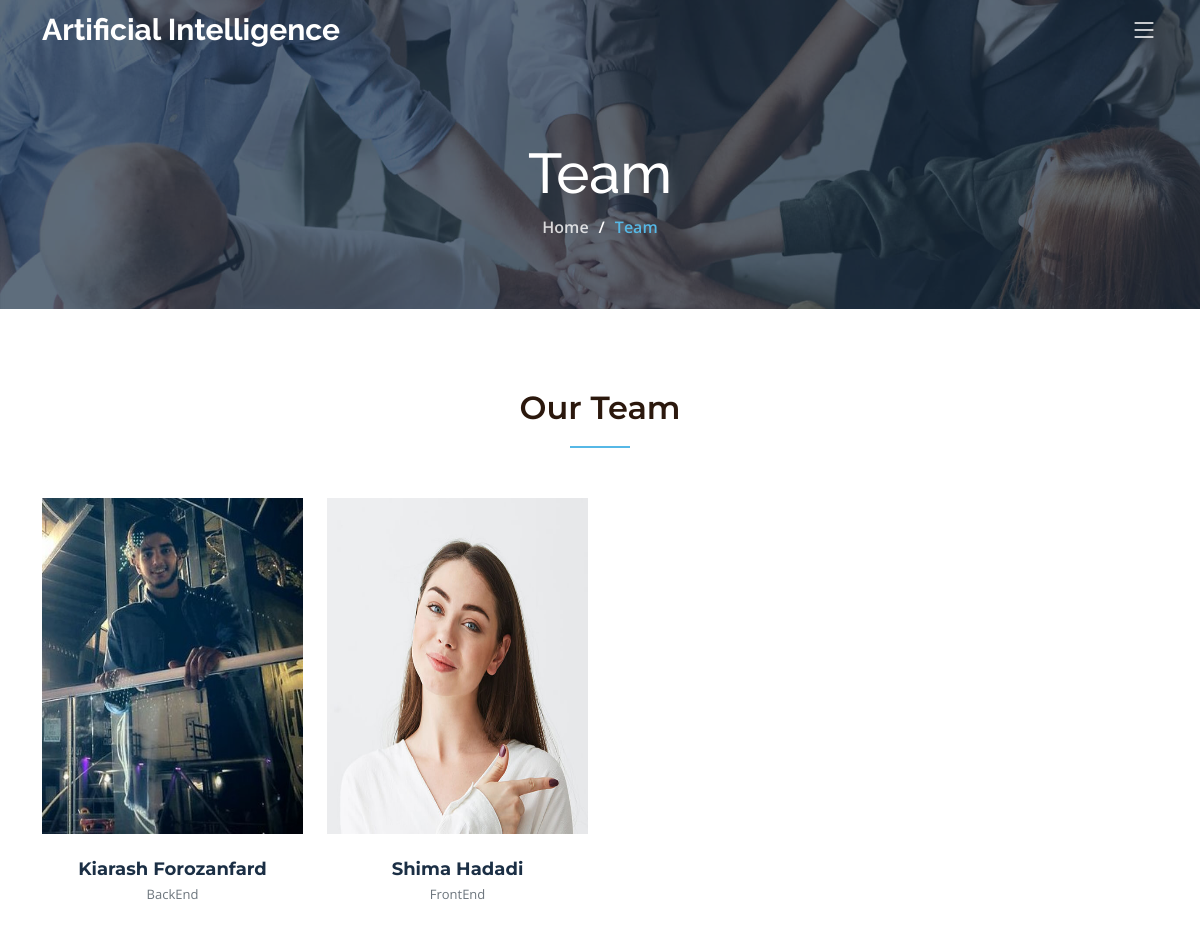
The app's page /team with its own data.
### home/models.py (models this page shows, shortened)
class Profile(models.Model):
    user = models.OneToOneField(User, on_delete=models.CASCADE, related_name='profiles')
    image = models.ImageField(upload_to='profile_images/')
    about_me = models.TextField()
    skills = models.CharField(max_length=50, choices=SKILLS_CHOICES)
    linkedin = models.URLField(max_length=200, blank=True, null=True)
    telegram = models.CharField(max_length=50, blank=True, null=True)
    whatsapp = models.CharField(max_length=20, blank=True, null=True)
    gmail = models.EmailField(max_length=100, blank=True, null=True)
    created_at = models.DateTimeField(auto_now_add=True)
    birthday = BirthdayField()
    objects = BirthdayManager()

### home/views.py (the view)
# urls.py: path('team', TeamClassView.as_view(), name='team'),  # this is rendering team page
class TeamClassView(TemplateView):
    template_name = 'team.html'
    def get_context_data(self, **kwargs):
        context = super().get_context_data(**kwargs)
        context['data'] = Profile.objects.all()
        return context

### context_processors/contex_processors.py (called while the page is built)
def recent_articles(request):
    recent_articles = Article.objects.order_by('-updated_at')
    our_service = OurService.objects.all()
    return {'recent_article': recent_articles, 'our_service': our_service}

### templates/team.html (shortened to what this page needs)
{% extends 'base.html' %}
{% load static %}
{% block contact %}
    <main id="main">
        <div class="breadcrumbs d-flex align-items-center" style="background-image: url('{% static 'assets/img/team-header.jpg' %}');">
            <div class="container position-relative d-flex flex-column align-items-center">
                <h2>Team</h2>
                <ol>
                    <li><a href="{% url 'home_app:index' %}">Home</a></li>
                    <li>Team</li>
                </ol>
            </div>
        </div>
        <section id="team" class="team">
            <div class="container" data-aos="fade-up">
                <div class="section-header">
                    <h2>Our Team</h2>
                </div>
                <div class="row gy-4">
                    {% for datum in data %}
                    	<div class="col-lg-3 col-md-6" data-aos="fade-up" data-aos-delay="100">
                        <div class="team-member">
                            <div class="member-img">
                                <img style="width: 336px ; height: 336px" src="{{ datum.image.url }}" class="img-fluid" alt="">
                            </div>
                            <div class="member-info">
                                <h4>{{ datum.user.get_full_name }}</h4>
                                <span>{{ datum.skills }}</span>
                            </div>
                        </div>
                    </div>
                    {% endfor %}
                </div>
            </div>
        </section>
    </main>
{% endblock %}

### assets/assets/css/main.css (style rules this page uses)
:root { --font-default: "Open Sans", system-ui, -apple-system, "Segoe UI", Roboto, "Helvetica Neue", Arial, "Noto Sans", "Liberation Sans", sans-serif, "Apple Color Emoji", "Segoe UI Emoji", "Segoe UI Symbol", "Noto Color Emoji"; --font-primary: "Montserrat", sans-serif; --font-secondary: "Raleway", sans-serif; }
:root { --color-default: #2b180d; --color-primary: #56b8e6; --color-secondary: #1b2f45; }
:root { scroll-behavior: smooth; }
body { font-family: var(--font-default); color: var(--color-default); }
a { color: var(--color-primary); text-decoration: none; transition: 0.3s; }
h1, h2, h3, h4, h5, h6 { font-family: var(--font-primary); }
section { overflow: hidden; padding: 80px 0; }
.section-header { text-align: center; padding-bottom: 30px; }
.section-header h2 { font-size: 32px; font-weight: 600; margin-bottom: 20px; padding-bottom: 20px; position: relative; }
.section-header h2:after { content: ""; position: absolute; display: block; width: 60px; height: 2px; background: var(--color-primary); left: 0; right: 0; bottom: 0; margin: auto; }
.breadcrumbs { padding: 140px 0 60px 0; min-height: 30vh; position: relative; background-size: cover; background-position: center; background-repeat: no-repeat; }
.breadcrumbs:before { content: ""; background-color: rgba(27, 47, 69, 0.7); position: absolute; inset: 0; }
.breadcrumbs h2 { font-size: 56px; font-weight: 500; color: #fff; font-family: var(--font-secondary); }
.breadcrumbs ol { display: flex; flex-wrap: wrap; list-style: none; padding: 0 0 10px 0; margin: 0; font-size: 16px; font-weight: 600; color: var(--color-primary); }
.breadcrumbs ol a { color: rgba(255, 255, 255, 0.8); transition: 0.3s; }
.breadcrumbs ol li + li { padding-left: 10px; }
.breadcrumbs ol li + li::before { display: inline-block; padding-right: 10px; color: #fff; content: "/"; }
.team .team-member { overflow: hidden; background: #fff; }
.team .team-member .member-img { position: relative; overflow: hidden; }
.team .team-member .member-info { padding: 25px 15px 0 15px; text-align: center; }
.team .team-member .member-info h4 { font-weight: 700; margin-bottom: 5px; font-size: 18px; color: var(--color-secondary); }
.team .team-member .member-info span { display: block; font-size: 13px; font-weight: 400; color: #6c757d; }

### records on screen
Profile: image (picture), user.get_full_name "Kiarash Forozanfard", skills "BackEnd"
Profile: image (picture), user.get_full_name "Shima Hadadi", skills "FrontEnd"
